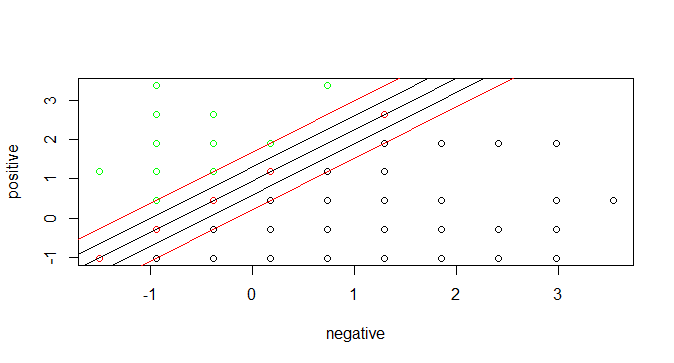

Generate this figure with R:
#Menghilangkan Tweet dari data frame
klasifikasi <- data.lexicon

klasifikasi$total <- as.numeric(klasifikasi$total)
klasifikasi$scores <- as.numeric(klasifikasi$score)
klasifikasi$kelas <- as.factor(klasifikasi$kelas)
klasifikasi$positive <- as.numeric(klasifikasi$positive)
klasifikasi$negative <- as.numeric(klasifikasi$negative)


#Menampilkan plot untuk klasifikasi SVM
qplot(negative, positive, data = klasifikasi,
      color = kelas) + scale_colour_manual(values = c("black", "red", "green")) #Hasil Terbaik


qplot(total, scores, data = klasifikasi, color = kelas)
qplot(positive, scores, data = klasifikasi, color = kelas)
qplot(negative, scores, data = klasifikasi, color = kelas)
qplot(total, positive, data = klasifikasi, color = kelas)
qplot(total, negative, data = klasifikasi, color = kelas)

#Membuat Klasifikasi SVM 
##classification Hyperplane
colors <- c("black", "red", "green")
warna <- as.factor(klasifikasi$kelas)
hyperplane <- klasifikasi[c(2,3,4,5,6)]
hyperplane2 <- scale(hyperplane[, -5]) #Scale untuk standaraisasi Data (Li&Liu)
#memasukan binary C-classification model

#Wilayah negatif
netral <- as.factor(klasifikasi$kelas == "negatif")
binary <- svm(netral ~ negative + positive, 
              data = hyperplane2, kernel = "linear")
# plot data and separating hyperplane
plot(positive~negative, data = hyperplane2, col = colors[factor(warna)])
(cf <- coef(binary))
abline(-cf[1]/cf[3], -cf[2]/cf[3], col = "black") #Tengah
# plot margin
abline(-(cf[1] + 1)/cf[3], -cf[2]/cf[3], col = "Orange") #Positif
abline(-(cf[1] - 1)/cf[3], -cf[2]/cf[3], col = "Red") #Negatif

#Wilayah positif
netral <- as.factor(klasifikasi$kelas == "positif")
binary <- svm(netral ~ negative + positive, 
              data = hyperplane2, kernel = "linear")
(cf <- coef(binary))
abline(-cf[1]/cf[3], -cf[2]/cf[3], col = "black") #Tengah
abline(-(cf[1] + 1)/cf[3], -cf[2]/cf[3], col = "Red") #Positif
abline(-(cf[1] - 1)/cf[3], -cf[2]/cf[3], col = "Black") #Negatif
